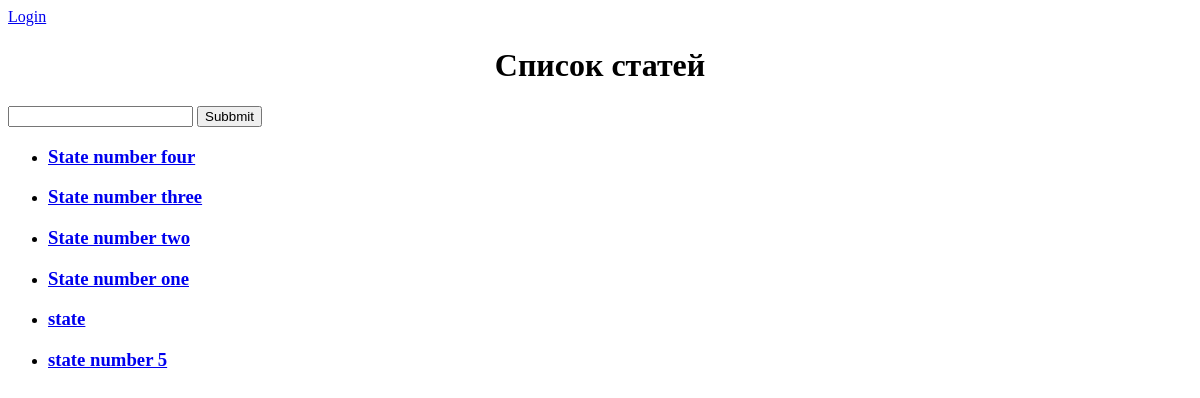
The app's page /article/, older data.
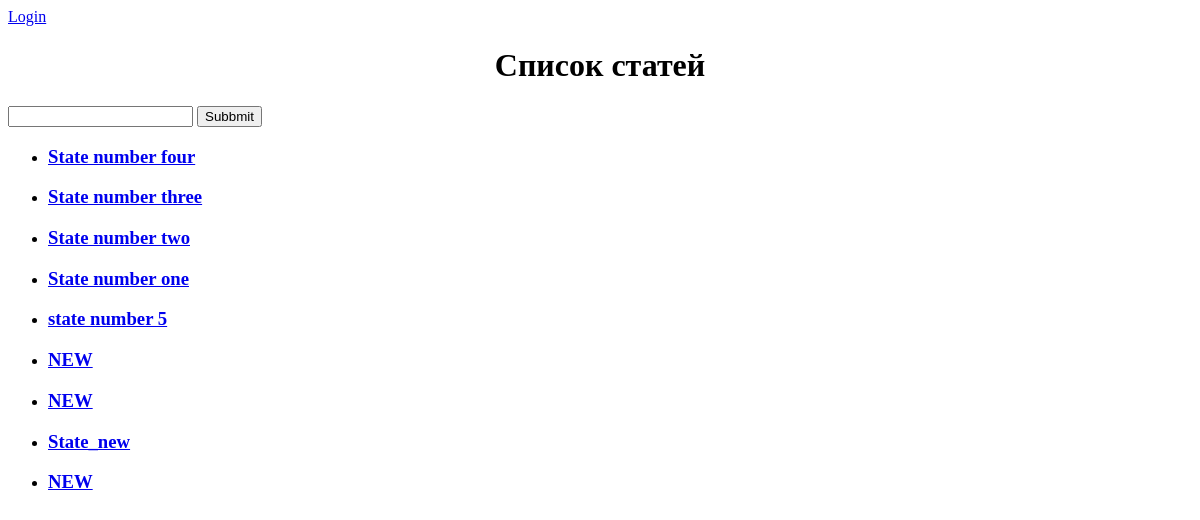
The same page, newer data.
### article/models.py (models this page shows, shortened)
class Article(models.Model):
    header = models.CharField(max_length=100, verbose_name='заголовок')
    text = models.TextField(max_length=5000, verbose_name='контент')
    slug = models.SlugField(verbose_name='ЧПУ', blank=True, null=True, unique=True)

### article/views.py (the view)
# urls.py: path('', views.index, name='index'),
def index(request):
    a = Article.objects.all()
    context = {'articles': a}
    return render(request, 'article/index.html', context)

### article/templates/article/index.html (shortened to what this page needs)
{% extends 'article/base.html' %}
{% block body %}
    <h1 align="center">Список статей</h1>
<form action="{% url 'article:index_filter' %}" method="GET">
    <input type="text" id="name" name="name">
    <button type="submit">Subbmit</button>
</form>
    <ul>
    {% for article in articles %}
<li><h3><a href="{% url 'article:detail' article.id %}">{{ article.header }}</a></h3></li>
    {% endfor %}
    </ul>
{% endblock %}

Row changes from the older to the newer data that the page shows:
removed Article: header "state"
added Article: header "NEW"
added Article: header "NEW"
added Article: header "State_new"
added Article: header "NEW"
